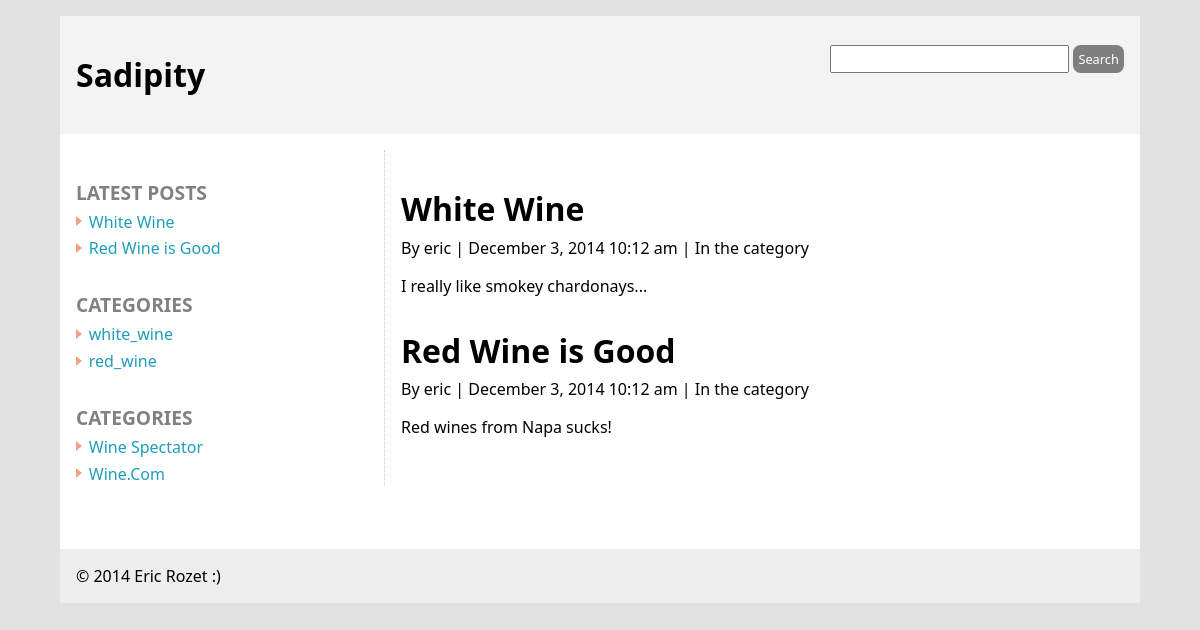
/blog/index.php, run on the app's committed database.
### tables this page shows
CREATE TABLE IF NOT EXISTS `posts` (
  `post_id` smallint(6) NOT NULL AUTO_INCREMENT,
  `title` varchar(256) NOT NULL,
  `date` datetime NOT NULL,
  `user_id` smallint(6) NOT NULL,
  `body` text NOT NULL,
  `is_published` tinyint(1) NOT NULL,
  `allow_comments` tinyint(1) NOT NULL,
  PRIMARY KEY (`post_id`)
);

CREATE TABLE IF NOT EXISTS `users` (
  `user_id` smallint(6) NOT NULL AUTO_INCREMENT,
  `username` varchar(50) NOT NULL,
  `password` varchar(40) NOT NULL,
  `nickname` varchar(50) NOT NULL,
  `bio` text NOT NULL,
  `email` varchar(254) NOT NULL,
  `userpic` text NOT NULL,
  `is_admin` tinyint(1) NOT NULL,
  `date_joined` datetime NOT NULL,
  PRIMARY KEY (`user_id`)
);

CREATE TABLE IF NOT EXISTS `categories` (
  `category_id` smallint(6) NOT NULL AUTO_INCREMENT,
  `title` varchar(256) NOT NULL,
  PRIMARY KEY (`category_id`)
);

CREATE TABLE IF NOT EXISTS `links` (
  `link_id` int(11) NOT NULL AUTO_INCREMENT,
  `title` varchar(256) NOT NULL,
  `url` text NOT NULL,
  `description` text NOT NULL,
  `date` datetime NOT NULL,
  PRIMARY KEY (`link_id`)
);

### blog/includes/functions.php (called while the page is built, shortened)
<?php
function convert_date($dateR){
$engMon=array('January','February','March','April','May','June','July','August','September','October','November','December',' ');
$l_months='January:February:March:April:May:June:July:August:September:October:November:December';
$dateFormat='F j, Y h:m a';
$months=explode (':', $l_months);
$months[]='&nbsp;';
$dfval=strtotime($dateR);
$dateR=date($dateFormat,$dfval);
$dateR=str_replace($engMon,$months,$dateR);
return $dateR;
}
	?>

### blog/index.php (the view)
<?php require('includes/header.php'); ?>
	<main id="content">
		<?php
		$query = "SELECT posts.* , users.username
				  FROM posts, users
				  WHERE is_published = 1
				  AND posts.user_id = users.user_id
				  ORDER BY date DESC ";
		$result = $db->query( $query );
		if( $result->num_rows >= 1 ){
			while( $row = $result->fetch_assoc() ){
		?>
		<article class="post">
			<h1><?php echo $row['title'] ?></h1>
			<div>By  <?php echo $row['username'] ?> |
				<?php echo convert_date( $row['date'] ) ?> |
				In the category <?php echo $row['category'] ?>
			</div>
			<p><?php echo $row['body'] ?></p>
		</article>
		<?php
			}
		}
		else{
			echo 'Sorry, no posts to show';
		}
		?>
	</main>
<?php include('includes/sidebar.php'); ?>
<?php include('includes/footer.php'); ?>

### blog/includes/header.php (shortened to what this page needs)
<?php
require_once('includes/functions.php');
?>
<!DOCTYPE html>
<html>
<head>
	<link rel="stylesheet" type="text/css" href="css/normalize.css">
	<link rel="stylesheet" type="text/css" href="css/style.css">
</head>
<body>
	<header id="banner" class="cf">
		<h1>Sadipity</h1>
		<form action="search.php" method="get" id="searchform">
			<input type="search" name="phrase" id="phrase" value="<?php echo $_GET['phrase'] ?>">
			<input type="submit" value="Search">
		</form>
	</header>

### blog/includes/sidebar.php
<aside id="sidebar">
	<?php
	$query_latest = "SELECT title, post_id
					 FROM posts
					 WHERE is_published = 1
					 ORDER BY date DESC
					 LIMIT 5 ";
	$result_latest = $db->query($query_latest);
	if( $result_latest->num_rows >= 1){
	?>
	<section>
		<h1>Latest Posts</h1>
		<ul>
			<?php while( $row_latest = $result_latest->fetch_assoc() ){ ?>
				<li><a href="single-post.php?post_id=<?php
				echo $row_latest['post_id'] ?>">
				<?php echo $row_latest['title'] ?>
				</a>
			</li>
			<?php } ?>
		</ul>
	</section>
	<?php }  ?>
	<?php
	$query_cats = "SELECT title FROM categories
					ORDER BY RAND()";
	$result_cats = $db->query($query_cats);
	if($result_cats->num_rows >= 1){
	 ?>
	<section>
		<h1>Categories</h1>
		<ul>
			<?php
			while( $row_cats = $result_cats->fetch_assoc() ){ ?>
			<li><a href="#"><?php echo $row_cats['title'] ?></a></li>
			<?php } ?>
		</ul>
	</section>
	<?php } ?>
	<?php
	$query_links = "SELECT title, url FROM links
					ORDER BY RAND()";
	$result_links = $db->query($query_links);
	if($result_links->num_rows >= 1){
	 ?>
	<section>
		<h1>Categories</h1>
		<ul>
			<?php
			while( $row_links = $result_links->fetch_assoc() ){ ?>
			<li><a href="<?php echo $row_links['url'] ?>"><?php echo $row_links['title'] ?></a></li>
			<?php } ?>
		</ul>
	</section>
	<?php } ?>
</aside>

### blog/includes/footer.php
<footer id="colophon">&copy; 2014 Eric Rozet :)</footer>
</body>
</html>

### blog/css/style.css (style rules this page uses)
*, *:before, *:after { -moz-box-sizing: border-box; -webkit-box-sizing: border-box; box-sizing: border-box; }
.cf:before, .cf:after { content: " "; display: table; }
.cf:after { clear: both; }
.cf { *zoom: 1; }
input { vertical-align: bottom; }
html { background-color: #E2E2E2; }
body { font-size:100%; width:90%; max-width:1200px; font-family: Calibri, Candara, Segoe, "Segoe UI", Optima, Arial, sans-serif; margin: 1em auto; background-color: #FFF; min-width: 320px; }
a { color: #1E9DB9; text-decoration: none; }
header#banner { padding:1em; background-color: #F3F3F3; }
main#content { padding:1em; margin:1em 0; min-width: 320px; clear: both; }
aside#sidebar { padding:1em; margin:1em 0; }
footer#colophon { background-color: #eee; padding:1em; clear: both; }
#banner h1 { width:50%; float:left; }
#content .post { margin-bottom: 2em; }
.post h1 { margin-bottom:.2em; }
#sidebar h1 { font-size:1.2em; text-transform: uppercase; color:#818181; margin-bottom: .25em; }
#sidebar ul { margin-top:0; padding:0; margin-bottom:2em; list-style: none; }
#sidebar li { margin: .3em 0; padding-left:.8em; position: relative; }
#sidebar li:before { content: ""; border-color: transparent #EFA287; border-style: solid; border-width: 0.35em 0 0.35em 0.4em; display: block; height: 0; width: 0; left: 0em; top: .35em; position: absolute; }
input[type=submit],.button { text-decoration: none; margin-top:1em; background-color: #7F7F7F; color:white; border:none; border-radius: .6em; font-size: 1.2em; padding:.5em 1em; display: inline-block; }
#searchform { float:right; width:40%; min-width: 320px; text-align: right; }
#searchform input[type=submit] { font-size:.8em; padding:.4em; }
@media only screen and (min-width : 768px) { main#content { float:right; width:70%; border-left:dotted 1px #CCC; } }
@media only screen and (min-width : 768px) { aside#sidebar { float:left; width:30%; } }

### data on the page
posts: title "White Wine", user.username "eric", date "December 3, 2014 10:12 am", body "I really like smokey chardonays..."
posts: title "Red Wine is Good", user.username "eric", date "December 3, 2014 10:12 am", body "Red wines from Napa sucks!"
categories: title "white_wine"
categories: title "red_wine"
links: title "Wine Spectator"
links: title "Wine.Com"
